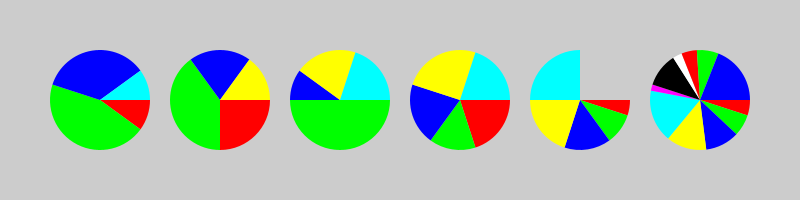
Frame 1 (no input)
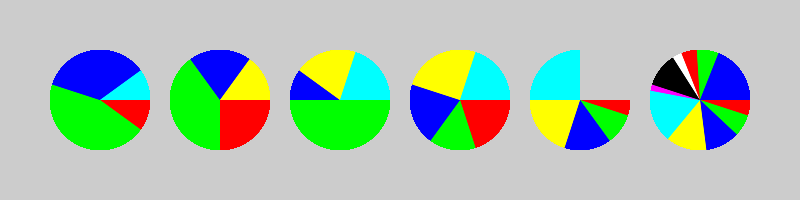
Frame 60 (the mouse pressed at the canvas centre just before this capture)
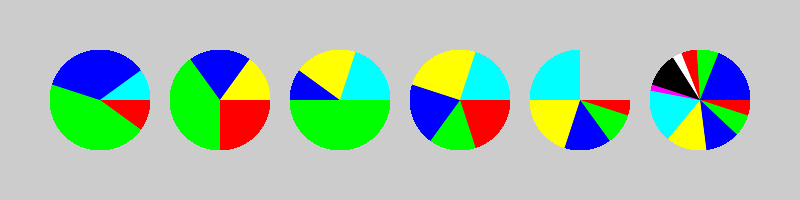
Frame 120 (the mouse held since frame 60 and released just before this capture)

The Processing sketch that drew these frames (run headless with seeded random() and noise(); from frame 60 on, the mouse is pressed at the canvas centre):

// Processing sketch: AnimalPies
// ── AnimalPies.pde
// Hard-coded here, should be read from a file
String[] lines =
{
  "10 45 35 0 10",
  "25 40 20 15 0",
  "0 50 10 20 20 ",
  "20 15 20 25 20",
  "5 10 15 20 25",
  "5 7 11 13 17 2 11 3 5 7 19"
};

PieChart[] pieCharts;

void setup()
{
  size(800, 200);
  pieCharts = new PieChart[lines.length];
  for (int i = 0; i < lines.length; i++)
  {
    pieCharts[i] = new PieChart(lines[i]);
  }
}

void draw()
{
  for (int i = 0; i < pieCharts.length; i++)
  {
    pushMatrix();
    translate(100 + i * 120, height/2);
    scale(100);
    pieCharts[i].display();
    popMatrix();
  }
}

class PieChart
{
  float[] values;
  color[] colors =
  {
    #FF0000, #00FF00, #0000FF, #FFFF00, #00FFFF,
    // Yes, there are slightly too much colors!
    #FF00FF, #000000, #FFFFFF
  };

  PieChart(String tsvValues)
  {
    String[] sValues = split(tsvValues, " ");
    values = new float[sValues.length];
    float total = 0;
    for (int i = 0; i < sValues.length; i++)
    {
      values[i] = float(sValues[i]);
      total += values[i];
    }
    if (total < 99.99 || total > 100.01) // Tolerate float rounding errors...
    {
      println("Warning! Incorrect total of values: " + total);
    }
  }

  void display()
  {
    noStroke();
    float startAngle = 0;
    for (int i = 0; i < values.length; i++)
    {
      fill(colors[i % colors.length]);
      // Angle proportional to value
      float pieAngle = (values[i] / 100) * TWO_PI;
      // Use normalized values, scale and translate
      // will give the wanted size/position
      arc(0, 0, 1, 1, startAngle, startAngle + pieAngle);
      startAngle += pieAngle;
    }
  }
}
